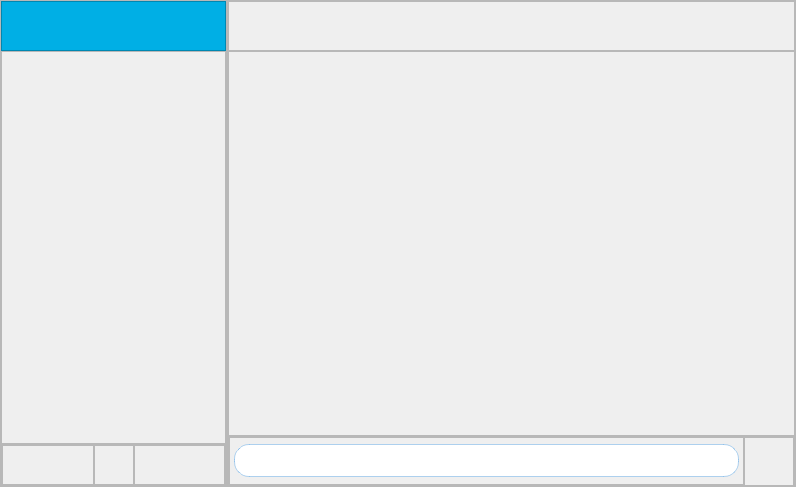
<?xml version="1.0" encoding="UTF-8"?>
<ui version="4.0">
 <class>MainWindow</class>
 <widget class="QMainWindow" name="MainWindow">
  <property name="geometry">
   <rect>
    <x>0</x>
    <y>0</y>
    <width>796</width>
    <height>487</height>
   </rect>
  </property>
  <property name="windowTitle">
   <string>MainWindow</string>
  </property>
  <property name="styleSheet">
   <string notr="true">/*this id global style*/

#lineEdit,#lineEdit_2,#lineEdit_3,#lineEdit_4,#lineEdit_5,#lineEdit_6,#lineEdit_7 {
  padding: 5px 10px;
  font-size: 16px;
  border: 1px solid rgba(0, 116, 217, 0.2);
  border-radius: 5px;
  text-align: center;
  text-decoration: none;
  background-color: white; /* Blue color */
  color: #000; /* White text color */
  outline: none; /* Remove the default input outline */

}

#lineEdit:hover,#lineEdit_2:hover,#lineEdit_3:hover,#lineEdit_4:hover,#lineEdit_5:hover,#lineEdit_6:hover,#lineEdit_7:hover {
  background-color: rgba(220, 220, 220,0.5); /* Darker blue on hover */
}
</string>
  </property>
  <widget class="QWidget" name="centralwidget">
   <layout class="QVBoxLayout" name="verticalLayout">
    <property name="spacing">
     <number>0</number>
    </property>
    <property name="leftMargin">
     <number>0</number>
    </property>
    <property name="topMargin">
     <number>0</number>
    </property>
    <property name="rightMargin">
     <number>0</number>
    </property>
    <property name="bottomMargin">
     <number>0</number>
    </property>
    <item>
     <widget class="QStackedWidget" name="stackedWidget">
      <property name="sizeIncrement">
       <size>
        <width>16</width>
        <height>9</height>
       </size>
      </property>
      <property name="baseSize">
       <size>
        <width>4</width>
        <height>8</height>
       </size>
      </property>
      <property name="frameShape">
       <enum>QFrame::NoFrame</enum>
      </property>
      <widget class="QWidget" name="page_2">
       <property name="sizePolicy">
        <sizepolicy hsizetype="Preferred" vsizetype="Preferred">
         <horstretch>0</horstretch>
         <verstretch>0</verstretch>
        </sizepolicy>
       </property>
       <layout class="QHBoxLayout" name="horizontalLayout_14">
        <property name="spacing">
         <number>0</number>
        </property>
        <property name="leftMargin">
         <number>0</number>
        </property>
        <property name="topMargin">
         <number>0</number>
        </property>
        <property name="rightMargin">
         <number>0</number>
        </property>
        <property name="bottomMargin">
         <number>0</number>
        </property>
        <item>
         <widget class="QFrame" name="frame">
          <property name="sizePolicy">
           <sizepolicy hsizetype="Preferred" vsizetype="Preferred">
            <horstretch>2</horstretch>
            <verstretch>0</verstretch>
           </sizepolicy>
          </property>
          <property name="minimumSize">
           <size>
            <width>200</width>
            <height>0</height>
           </size>
          </property>
          <property name="maximumSize">
           <size>
            <width>300</width>
            <height>16777215</height>
           </size>
          </property>
          <property name="frameShape">
           <enum>QFrame::StyledPanel</enum>
          </property>
          <property name="frameShadow">
           <enum>QFrame::Raised</enum>
          </property>
          <layout class="QVBoxLayout" name="verticalLayout_12">
           <property name="spacing">
            <number>0</number>
           </property>
           <property name="leftMargin">
            <number>0</number>
           </property>
           <property name="topMargin">
            <number>0</number>
           </property>
           <property name="rightMargin">
            <number>0</number>
           </property>
           <property name="bottomMargin">
            <number>0</number>
           </property>
           <item>
            <widget class="QFrame" name="frame_13">
             <property name="sizePolicy">
              <sizepolicy hsizetype="Preferred" vsizetype="Preferred">
               <horstretch>0</horstretch>
               <verstretch>1</verstretch>
              </sizepolicy>
             </property>
             <property name="minimumSize">
              <size>
               <width>0</width>
               <height>40</height>
              </size>
             </property>
             <property name="maximumSize">
              <size>
               <width>16777215</width>
               <height>50</height>
              </size>
             </property>
             <property name="styleSheet">
              <string notr="true">background-color:#00afe5;
</string>
             </property>
             <property name="frameShape">
              <enum>QFrame::StyledPanel</enum>
             </property>
             <property name="frameShadow">
              <enum>QFrame::Raised</enum>
             </property>
             <layout class="QHBoxLayout" name="horizontalLayout_21"/>
            </widget>
           </item>
           <item>
            <widget class="QFrame" name="frame_3">
             <property name="sizePolicy">
              <sizepolicy hsizetype="Preferred" vsizetype="Preferred">
               <horstretch>0</horstretch>
               <verstretch>3</verstretch>
              </sizepolicy>
             </property>
             <property name="frameShape">
              <enum>QFrame::StyledPanel</enum>
             </property>
             <property name="frameShadow">
              <enum>QFrame::Raised</enum>
             </property>
             <layout class="QVBoxLayout" name="verticalLayout_14">
              <property name="spacing">
               <number>0</number>
              </property>
              <property name="leftMargin">
               <number>0</number>
              </property>
              <property name="topMargin">
               <number>0</number>
              </property>
              <property name="rightMargin">
               <number>0</number>
              </property>
              <property name="bottomMargin">
               <number>0</number>
              </property>
             </layout>
            </widget>
           </item>
           <item>
            <widget class="QFrame" name="frame_4">
             <property name="minimumSize">
              <size>
               <width>0</width>
               <height>40</height>
              </size>
             </property>
             <property name="maximumSize">
              <size>
               <width>16777215</width>
               <height>50</height>
              </size>
             </property>
             <property name="frameShape">
              <enum>QFrame::StyledPanel</enum>
             </property>
             <property name="frameShadow">
              <enum>QFrame::Raised</enum>
             </property>
             <layout class="QHBoxLayout" name="horizontalLayout_19">
              <property name="spacing">
               <number>0</number>
              </property>
              <property name="leftMargin">
               <number>0</number>
              </property>
              <property name="topMargin">
               <number>0</number>
              </property>
              <property name="rightMargin">
               <number>0</number>
              </property>
              <property name="bottomMargin">
               <number>0</number>
              </property>
              <item>
               <widget class="QFrame" name="frame_12">
                <property name="frameShape">
                 <enum>QFrame::StyledPanel</enum>
                </property>
                <property name="frameShadow">
                 <enum>QFrame::Raised</enum>
                </property>
               </widget>
              </item>
              <item>
               <widget class="QFrame" name="frame_10">
                <property name="minimumSize">
                 <size>
                  <width>40</width>
                  <height>40</height>
                 </size>
                </property>
                <property name="maximumSize">
                 <size>
                  <width>40</width>
                  <height>40</height>
                 </size>
                </property>
                <property name="frameShape">
                 <enum>QFrame::StyledPanel</enum>
                </property>
                <property name="frameShadow">
                 <enum>QFrame::Raised</enum>
                </property>
                <layout class="QHBoxLayout" name="horizontalLayout_20" stretch="0">
                 <property name="spacing">
                  <number>0</number>
                 </property>
                 <property name="leftMargin">
                  <number>4</number>
                 </property>
                 <property name="topMargin">
                  <number>4</number>
                 </property>
                 <property name="rightMargin">
                  <number>4</number>
                 </property>
                 <property name="bottomMargin">
                  <number>4</number>
                 </property>
                 <item>
                  <widget class="QLabel" name="label_14">
                   <property name="text">
                    <string/>
                   </property>
                   <property name="pixmap">
                    <pixmap resource="login_image.qrc">:/images/setting-icon.svg</pixmap>
                   </property>
                   <property name="scaledContents">
                    <bool>true</bool>
                   </property>
                  </widget>
                 </item>
                </layout>
               </widget>
              </item>
              <item>
               <widget class="QFrame" name="frame_11">
                <property name="frameShape">
                 <enum>QFrame::StyledPanel</enum>
                </property>
                <property name="frameShadow">
                 <enum>QFrame::Raised</enum>
                </property>
               </widget>
              </item>
             </layout>
            </widget>
           </item>
          </layout>
         </widget>
        </item>
        <item>
         <widget class="QFrame" name="frame_2">
          <property name="sizePolicy">
           <sizepolicy hsizetype="Preferred" vsizetype="Preferred">
            <horstretch>5</horstretch>
            <verstretch>0</verstretch>
           </sizepolicy>
          </property>
          <property name="frameShape">
           <enum>QFrame::StyledPanel</enum>
          </property>
          <property name="frameShadow">
           <enum>QFrame::Raised</enum>
          </property>
          <layout class="QVBoxLayout" name="verticalLayout_13">
           <property name="spacing">
            <number>0</number>
           </property>
           <property name="leftMargin">
            <number>0</number>
           </property>
           <property name="topMargin">
            <number>0</number>
           </property>
           <property name="rightMargin">
            <number>0</number>
           </property>
           <property name="bottomMargin">
            <number>0</number>
           </property>
           <item>
            <widget class="QFrame" name="frame_7">
             <property name="minimumSize">
              <size>
               <width>0</width>
               <height>40</height>
              </size>
             </property>
             <property name="maximumSize">
              <size>
               <width>16777215</width>
               <height>50</height>
              </size>
             </property>
             <property name="frameShape">
              <enum>QFrame::StyledPanel</enum>
             </property>
             <property name="frameShadow">
              <enum>QFrame::Raised</enum>
             </property>
            </widget>
           </item>
           <item>
            <widget class="QFrame" name="frame_5">
             <property name="frameShape">
              <enum>QFrame::StyledPanel</enum>
             </property>
             <property name="frameShadow">
              <enum>QFrame::Raised</enum>
             </property>
             <layout class="QHBoxLayout" name="horizontalLayout_16"/>
            </widget>
           </item>
           <item>
            <widget class="QFrame" name="frame_6">
             <property name="minimumSize">
              <size>
               <width>0</width>
               <height>50</height>
              </size>
             </property>
             <property name="maximumSize">
              <size>
               <width>16777215</width>
               <height>50</height>
              </size>
             </property>
             <property name="frameShape">
              <enum>QFrame::StyledPanel</enum>
             </property>
             <property name="frameShadow">
              <enum>QFrame::Raised</enum>
             </property>
             <layout class="QHBoxLayout" name="horizontalLayout_15">
              <property name="spacing">
               <number>0</number>
              </property>
              <property name="leftMargin">
               <number>0</number>
              </property>
              <property name="topMargin">
               <number>0</number>
              </property>
              <property name="rightMargin">
               <number>0</number>
              </property>
              <property name="bottomMargin">
               <number>0</number>
              </property>
              <item>
               <widget class="QFrame" name="frame_8">
                <property name="minimumSize">
                 <size>
                  <width>0</width>
                  <height>30</height>
                 </size>
                </property>
                <property name="maximumSize">
                 <size>
                  <width>16777215</width>
                  <height>50</height>
                 </size>
                </property>
                <property name="frameShape">
                 <enum>QFrame::StyledPanel</enum>
                </property>
                <property name="frameShadow">
                 <enum>QFrame::Raised</enum>
                </property>
                <layout class="QHBoxLayout" name="horizontalLayout_17">
                 <property name="spacing">
                  <number>0</number>
                 </property>
                 <property name="leftMargin">
                  <number>4</number>
                 </property>
                 <property name="topMargin">
                  <number>0</number>
                 </property>
                 <property name="rightMargin">
                  <number>4</number>
                 </property>
                 <property name="bottomMargin">
                  <number>0</number>
                 </property>
                 <item>
                  <widget class="QLineEdit" name="lineEdit_8">
                   <property name="styleSheet">
                    <string notr="true">#lineEdit_8 {
  padding: 5px 10px;
  font-size: 16px;
  border: 1px solid rgba(0, 116, 217, 0.3);
  border-radius: 15px;
  text-align: center;
  text-decoration: none;
  background-color: white; /* Blue color */
  color: #000; /* White text color */
  outline: none; /* Remove the default input outline */

}

#lineEdit_8:hover {
  background-color: rgba(220, 220, 220,0.5); /* Darker blue on hover */
}</string>
                   </property>
                  </widget>
                 </item>
                </layout>
               </widget>
              </item>
              <item>
               <widget class="QFrame" name="frame_9">
                <property name="minimumSize">
                 <size>
                  <width>50</width>
                  <height>50</height>
                 </size>
                </property>
                <property name="maximumSize">
                 <size>
                  <width>50</width>
                  <height>50</height>
                 </size>
                </property>
                <property name="frameShape">
                 <enum>QFrame::StyledPanel</enum>
                </property>
                <property name="frameShadow">
                 <enum>QFrame::Raised</enum>
                </property>
                <layout class="QHBoxLayout" name="horizontalLayout_18" stretch="0">
                 <property name="spacing">
                  <number>5</number>
                 </property>
                 <property name="leftMargin">
                  <number>5</number>
                 </property>
                 <property name="topMargin">
                  <number>5</number>
                 </property>
                 <property name="rightMargin">
                  <number>5</number>
                 </property>
                 <property name="bottomMargin">
                  <number>5</number>
                 </property>
                 <item>
                  <widget class="QLabel" name="label_13">
                   <property name="text">
                    <string/>
                   </property>
                   <property name="pixmap">
                    <pixmap resource="login_image.qrc">:/images/send_mail.svg</pixmap>
                   </property>
                   <property name="scaledContents">
                    <bool>true</bool>
                   </property>
                   <property name="alignment">
                    <set>Qt::AlignCenter</set>
                   </property>
                  </widget>
                 </item>
                </layout>
               </widget>
              </item>
             </layout>
            </widget>
           </item>
          </layout>
         </widget>
        </item>
       </layout>
      </widget>
      <widget class="QWidget" name="page_1">
       <layout class="QHBoxLayout" name="horizontalLayout_6">
        <property name="bottomMargin">
         <number>0</number>
        </property>
        <item>
         <widget class="QWidget" name="widget" native="true">
          <layout class="QVBoxLayout" name="verticalLayout_2">
           <property name="bottomMargin">
            <number>0</number>
           </property>
           <item>
            <widget class="QWidget" name="widget_4" native="true">
             <layout class="QHBoxLayout" name="horizontalLayout_3">
              <item>
               <widget class="QWidget" name="widget_2" native="true">
                <property name="sizePolicy">
                 <sizepolicy hsizetype="Preferred" vsizetype="Preferred">
                  <horstretch>0</horstretch>
                  <verstretch>0</verstretch>
                 </sizepolicy>
                </property>
                <property name="minimumSize">
                 <size>
                  <width>300</width>
                  <height>0</height>
                 </size>
                </property>
                <layout class="QVBoxLayout" name="verticalLayout_3">
                 <property name="spacing">
                  <number>1</number>
                 </property>
                 <property name="leftMargin">
                  <number>1</number>
                 </property>
                 <property name="topMargin">
                  <number>1</number>
                 </property>
                 <property name="rightMargin">
                  <number>1</number>
                 </property>
                 <property name="bottomMargin">
                  <number>1</number>
                 </property>
                 <item>
                  <widget class="QWidget" name="widget_8" native="true">
                   <layout class="QGridLayout" name="gridLayout">
                    <item row="0" column="0">
                     <widget class="QLabel" name="label_3">
                      <property name="font">
                       <font>
                        <family>Jomolhari</family>
                        <pointsize>35</pointsize>
                       </font>
                      </property>
                      <property name="styleSheet">
                       <string notr="true"/>
                      </property>
                      <property name="frameShape">
                       <enum>QFrame::NoFrame</enum>
                      </property>
                      <property name="lineWidth">
                       <number>1</number>
                      </property>
                      <property name="midLineWidth">
                       <number>0</number>
                      </property>
                      <property name="text">
                       <string>LogIn</string>
                      </property>
                      <property name="textFormat">
                       <enum>Qt::AutoText</enum>
                      </property>
                     </widget>
                    </item>
                   </layout>
                  </widget>
                 </item>
                 <item>
                  <widget class="QWidget" name="widget_10" native="true">
                   <property name="minimumSize">
                    <size>
                     <width>300</width>
                     <height>100</height>
                    </size>
                   </property>
                   <widget class="QLineEdit" name="lineEdit">
                    <property name="geometry">
                     <rect>
                      <x>60</x>
                      <y>10</y>
                      <width>231</width>
                      <height>31</height>
                     </rect>
                    </property>
                   </widget>
                   <widget class="QLineEdit" name="lineEdit_2">
                    <property name="geometry">
                     <rect>
                      <x>60</x>
                      <y>50</y>
                      <width>231</width>
                      <height>31</height>
                     </rect>
                    </property>
                   </widget>
                   <widget class="QLabel" name="label">
                    <property name="geometry">
                     <rect>
                      <x>10</x>
                      <y>50</y>
                      <width>41</width>
                      <height>17</height>
                     </rect>
                    </property>
                    <property name="font">
                     <font>
                      <family>Comfortaa</family>
                     </font>
                    </property>
                    <property name="text">
                     <string>Pass</string>
                    </property>
                   </widget>
                   <widget class="QLabel" name="label_2">
                    <property name="geometry">
                     <rect>
                      <x>10</x>
                      <y>10</y>
                      <width>41</width>
                      <height>17</height>
                     </rect>
                    </property>
                    <property name="font">
                     <font>
                      <family>Comfortaa</family>
                     </font>
                    </property>
                    <property name="text">
                     <string>Email</string>
                    </property>
                   </widget>
                   <widget class="QCheckBox" name="checkBox">
                    <property name="geometry">
                     <rect>
                      <x>60</x>
                      <y>90</y>
                      <width>92</width>
                      <height>24</height>
                     </rect>
                    </property>
                    <property name="font">
                     <font>
                      <family>Comfortaa</family>
                     </font>
                    </property>
                    <property name="styleSheet">
                     <string notr="true">#checkBox::indicator{
  border: 1px solid rgba(0, 116, 217, 0.2);
  border-radius: 2px;

}
#checkBox::indicator:unchecked {
    background-color:white;
}
#checkBox::indicator:checked {
    background-color:rgba(0, 0, 0, 0.4);
}</string>
                    </property>
                    <property name="text">
                     <string>save</string>
                    </property>
                   </widget>
                  </widget>
                 </item>
                 <item>
                  <widget class="QWidget" name="widget_9" native="true">
                   <property name="maximumSize">
                    <size>
                     <width>16777215</width>
                     <height>16777215</height>
                    </size>
                   </property>
                   <layout class="QHBoxLayout" name="horizontalLayout_13">
                    <property name="leftMargin">
                     <number>66</number>
                    </property>
                    <item>
                     <widget class="QLabel" name="label_12">
                      <property name="minimumSize">
                       <size>
                        <width>100</width>
                        <height>80</height>
                       </size>
                      </property>
                      <property name="maximumSize">
                       <size>
                        <width>100</width>
                        <height>85</height>
                       </size>
                      </property>
                      <property name="text">
                       <string/>
                      </property>
                      <property name="pixmap">
                       <pixmap resource="login_image.qrc">:/images/mail_image_01.svg</pixmap>
                      </property>
                      <property name="scaledContents">
                       <bool>true</bool>
                      </property>
                     </widget>
                    </item>
                   </layout>
                  </widget>
                 </item>
                </layout>
               </widget>
              </item>
              <item>
               <widget class="QWidget" name="widget_7" native="true">
                <property name="sizePolicy">
                 <sizepolicy hsizetype="Preferred" vsizetype="Preferred">
                  <horstretch>0</horstretch>
                  <verstretch>0</verstretch>
                 </sizepolicy>
                </property>
                <property name="minimumSize">
                 <size>
                  <width>0</width>
                  <height>350</height>
                 </size>
                </property>
                <layout class="QHBoxLayout" name="horizontalLayout_4">
                 <item>
                  <widget class="QLabel" name="label_4">
                   <property name="minimumSize">
                    <size>
                     <width>400</width>
                     <height>200</height>
                    </size>
                   </property>
                   <property name="maximumSize">
                    <size>
                     <width>700</width>
                     <height>666</height>
                    </size>
                   </property>
                   <property name="text">
                    <string/>
                   </property>
                   <property name="pixmap">
                    <pixmap resource="login_image.qrc">:/images/login_image_02.svg</pixmap>
                   </property>
                   <property name="scaledContents">
                    <bool>true</bool>
                   </property>
                   <property name="alignment">
                    <set>Qt::AlignJustify|Qt::AlignVCenter</set>
                   </property>
                   <property name="wordWrap">
                    <bool>false</bool>
                   </property>
                  </widget>
                 </item>
                </layout>
               </widget>
              </item>
             </layout>
            </widget>
           </item>
           <item>
            <widget class="QWidget" name="widget_3" native="true">
             <property name="maximumSize">
              <size>
               <width>16777215</width>
               <height>45</height>
              </size>
             </property>
             <layout class="QHBoxLayout" name="horizontalLayout">
              <property name="spacing">
               <number>0</number>
              </property>
              <property name="leftMargin">
               <number>21</number>
              </property>
              <property name="topMargin">
               <number>0</number>
              </property>
              <property name="rightMargin">
               <number>0</number>
              </property>
              <property name="bottomMargin">
               <number>0</number>
              </property>
              <item>
               <widget class="QWidget" name="widget_6" native="true">
                <layout class="QHBoxLayout" name="horizontalLayout_5">
                 <item>
                  <widget class="QLabel" name="label_5">
                   <property name="text">
                    <string/>
                   </property>
                  </widget>
                 </item>
                 <item>
                  <widget class="QPushButton" name="pushButton_8">
                   <property name="text">
                    <string>Test</string>
                   </property>
                  </widget>
                 </item>
                 <item>
                  <widget class="QPushButton" name="pushButton_7">
                   <property name="text">
                    <string>database</string>
                   </property>
                  </widget>
                 </item>
                 <item>
                  <widget class="QPushButton" name="pushButton_6">
                   <property name="text">
                    <string>get mails</string>
                   </property>
                  </widget>
                 </item>
                 <item>
                  <widget class="QPushButton" name="pushButton_3">
                   <property name="text">
                    <string>send mail</string>
                   </property>
                  </widget>
                 </item>
                </layout>
               </widget>
              </item>
              <item>
               <widget class="QWidget" name="widget_5" native="true">
                <property name="maximumSize">
                 <size>
                  <width>250</width>
                  <height>16777215</height>
                 </size>
                </property>
                <layout class="QHBoxLayout" name="horizontalLayout_2">
                 <property name="spacing">
                  <number>10</number>
                 </property>
                 <property name="leftMargin">
                  <number>0</number>
                 </property>
                 <property name="topMargin">
                  <number>0</number>
                 </property>
                 <property name="rightMargin">
                  <number>0</number>
                 </property>
                 <property name="bottomMargin">
                  <number>0</number>
                 </property>
                 <item>
                  <widget class="QPushButton" name="pushButton_2">
                   <property name="styleSheet">
                    <string notr="true">#pushButton_2 {
  padding: 5px 10px;
  font-size: 16px;
  border: 1px solid rgba(0, 116, 217, 0.2);
  border-radius: 5px;
  text-align: center;
  text-decoration: none;
  background-color: #fff; /* Blue color */
  color:  #0074d9; /* White text color */
}

#pushButton_2:hover {
  background-color: rgb(220, 220, 220); /* Darker blue on hover */
}</string>
                   </property>
                   <property name="text">
                    <string>Quite</string>
                   </property>
                  </widget>
                 </item>
                 <item>
                  <widget class="QPushButton" name="pushButton">
                   <property name="styleSheet">
                    <string notr="true">#pushButton {
  padding: 5px 10px;
  font-size: 16px;
  border: none;
  border-radius: 5px;
  text-align: center;
  text-decoration: none;
  background-color: #0074d9; /* Blue color */
  color: #fff; /* White text color */
}

#pushButton:hover {
  background-color: #0056b3; /* Darker blue on hover */
}</string>
                   </property>
                   <property name="text">
                    <string>Validate</string>
                   </property>
                  </widget>
                 </item>
                </layout>
               </widget>
              </item>
             </layout>
            </widget>
           </item>
          </layout>
         </widget>
        </item>
       </layout>
      </widget>
      <widget class="QWidget" name="page">
       <layout class="QHBoxLayout" name="horizontalLayout_7">
        <property name="spacing">
         <number>1</number>
        </property>
        <property name="leftMargin">
         <number>1</number>
        </property>
        <property name="topMargin">
         <number>1</number>
        </property>
        <property name="rightMargin">
         <number>1</number>
        </property>
        <property name="bottomMargin">
         <number>15</number>
        </property>
        <item>
         <widget class="QWidget" name="widget" native="true">
          <property name="sizePolicy">
           <sizepolicy hsizetype="Preferred" vsizetype="Preferred">
            <horstretch>1</horstretch>
            <verstretch>0</verstretch>
           </sizepolicy>
          </property>
         </widget>
        </item>
        <item>
         <widget class="QWidget" name="widget_3" native="true">
          <property name="sizePolicy">
           <sizepolicy hsizetype="Preferred" vsizetype="Preferred">
            <horstretch>5</horstretch>
            <verstretch>0</verstretch>
           </sizepolicy>
          </property>
          <property name="maximumSize">
           <size>
            <width>700</width>
            <height>16777215</height>
           </size>
          </property>
          <layout class="QVBoxLayout" name="verticalLayout_4">
           <property name="spacing">
            <number>1</number>
           </property>
           <property name="leftMargin">
            <number>1</number>
           </property>
           <property name="topMargin">
            <number>1</number>
           </property>
           <property name="rightMargin">
            <number>1</number>
           </property>
           <property name="bottomMargin">
            <number>1</number>
           </property>
           <item>
            <widget class="QWidget" name="widget_4" native="true">
             <property name="sizePolicy">
              <sizepolicy hsizetype="Preferred" vsizetype="Preferred">
               <horstretch>0</horstretch>
               <verstretch>2</verstretch>
              </sizepolicy>
             </property>
             <layout class="QHBoxLayout" name="horizontalLayout_8">
              <item>
               <widget class="QLabel" name="label_6">
                <property name="minimumSize">
                 <size>
                  <width>130</width>
                  <height>50</height>
                 </size>
                </property>
                <property name="maximumSize">
                 <size>
                  <width>16777215</width>
                  <height>16777215</height>
                 </size>
                </property>
                <property name="font">
                 <font>
                  <pointsize>30</pointsize>
                 </font>
                </property>
                <property name="text">
                 <string>SingUp</string>
                </property>
                <property name="alignment">
                 <set>Qt::AlignCenter</set>
                </property>
               </widget>
              </item>
             </layout>
            </widget>
           </item>
           <item>
            <widget class="QWidget" name="widget_5" native="true">
             <property name="sizePolicy">
              <sizepolicy hsizetype="Preferred" vsizetype="Preferred">
               <horstretch>0</horstretch>
               <verstretch>5</verstretch>
              </sizepolicy>
             </property>
             <property name="maximumSize">
              <size>
               <width>16777215</width>
               <height>300</height>
              </size>
             </property>
             <layout class="QVBoxLayout" name="verticalLayout_5">
              <property name="spacing">
               <number>1</number>
              </property>
              <property name="leftMargin">
               <number>1</number>
              </property>
              <property name="topMargin">
               <number>1</number>
              </property>
              <property name="rightMargin">
               <number>1</number>
              </property>
              <property name="bottomMargin">
               <number>1</number>
              </property>
              <item>
               <widget class="QWidget" name="widget_7" native="true">
                <property name="sizePolicy">
                 <sizepolicy hsizetype="Preferred" vsizetype="Preferred">
                  <horstretch>0</horstretch>
                  <verstretch>1</verstretch>
                 </sizepolicy>
                </property>
                <layout class="QHBoxLayout" name="horizontalLayout_9">
                 <property name="spacing">
                  <number>0</number>
                 </property>
                 <property name="leftMargin">
                  <number>0</number>
                 </property>
                 <property name="topMargin">
                  <number>0</number>
                 </property>
                 <property name="rightMargin">
                  <number>0</number>
                 </property>
                 <property name="bottomMargin">
                  <number>0</number>
                 </property>
                 <item>
                  <widget class="QWidget" name="widget_9" native="true">
                   <layout class="QHBoxLayout" name="horizontalLayout_11">
                    <property name="spacing">
                     <number>0</number>
                    </property>
                    <property name="leftMargin">
                     <number>0</number>
                    </property>
                    <property name="topMargin">
                     <number>0</number>
                    </property>
                    <property name="rightMargin">
                     <number>0</number>
                    </property>
                    <property name="bottomMargin">
                     <number>0</number>
                    </property>
                    <item>
                     <widget class="QWidget" name="widget_13" native="true">
                      <property name="sizePolicy">
                       <sizepolicy hsizetype="Preferred" vsizetype="Preferred">
                        <horstretch>1</horstretch>
                        <verstretch>0</verstretch>
                       </sizepolicy>
                      </property>
                      <layout class="QVBoxLayout" name="verticalLayout_7">
                       <item>
                        <widget class="QLabel" name="label_7">
                         <property name="text">
                          <string>fisrt name</string>
                         </property>
                        </widget>
                       </item>
                       <item>
                        <widget class="QLineEdit" name="lineEdit_5">
                         <property name="styleSheet">
                          <string notr="true"/>
                         </property>
                        </widget>
                       </item>
                      </layout>
                     </widget>
                    </item>
                    <item>
                     <widget class="QWidget" name="widget_14" native="true">
                      <property name="sizePolicy">
                       <sizepolicy hsizetype="Preferred" vsizetype="Preferred">
                        <horstretch>1</horstretch>
                        <verstretch>0</verstretch>
                       </sizepolicy>
                      </property>
                      <layout class="QVBoxLayout" name="verticalLayout_8">
                       <item>
                        <widget class="QLabel" name="label_8">
                         <property name="text">
                          <string>last name</string>
                         </property>
                        </widget>
                       </item>
                       <item>
                        <widget class="QLineEdit" name="lineEdit_6"/>
                       </item>
                      </layout>
                     </widget>
                    </item>
                   </layout>
                  </widget>
                 </item>
                </layout>
               </widget>
              </item>
              <item>
               <widget class="QWidget" name="widget_8" native="true">
                <property name="sizePolicy">
                 <sizepolicy hsizetype="Preferred" vsizetype="Preferred">
                  <horstretch>0</horstretch>
                  <verstretch>3</verstretch>
                 </sizepolicy>
                </property>
                <layout class="QHBoxLayout" name="horizontalLayout_10">
                 <property name="spacing">
                  <number>0</number>
                 </property>
                 <property name="leftMargin">
                  <number>0</number>
                 </property>
                 <property name="topMargin">
                  <number>0</number>
                 </property>
                 <property name="rightMargin">
                  <number>0</number>
                 </property>
                 <property name="bottomMargin">
                  <number>0</number>
                 </property>
                 <item>
                  <widget class="QWidget" name="widget_12" native="true">
                   <layout class="QVBoxLayout" name="verticalLayout_6">
                    <property name="spacing">
                     <number>1</number>
                    </property>
                    <property name="leftMargin">
                     <number>1</number>
                    </property>
                    <property name="topMargin">
                     <number>1</number>
                    </property>
                    <property name="rightMargin">
                     <number>1</number>
                    </property>
                    <property name="bottomMargin">
                     <number>1</number>
                    </property>
                    <item>
                     <widget class="QWidget" name="widget_17" native="true">
                      <layout class="QVBoxLayout" name="verticalLayout_9">
                       <item>
                        <widget class="QLabel" name="label_9">
                         <property name="text">
                          <string>E-mail</string>
                         </property>
                        </widget>
                       </item>
                       <item>
                        <widget class="QLineEdit" name="lineEdit_3"/>
                       </item>
                      </layout>
                     </widget>
                    </item>
                    <item>
                     <widget class="QWidget" name="widget_15" native="true">
                      <layout class="QVBoxLayout" name="verticalLayout_10">
                       <item>
                        <widget class="QLabel" name="label_10">
                         <property name="text">
                          <string>password</string>
                         </property>
                        </widget>
                       </item>
                       <item>
                        <widget class="QLineEdit" name="lineEdit_4"/>
                       </item>
                      </layout>
                     </widget>
                    </item>
                    <item>
                     <widget class="QWidget" name="widget_16" native="true">
                      <layout class="QVBoxLayout" name="verticalLayout_11">
                       <item>
                        <widget class="QLabel" name="label_11">
                         <property name="text">
                          <string>password</string>
                         </property>
                        </widget>
                       </item>
                       <item>
                        <widget class="QLineEdit" name="lineEdit_7"/>
                       </item>
                      </layout>
                     </widget>
                    </item>
                   </layout>
                  </widget>
                 </item>
                </layout>
               </widget>
              </item>
             </layout>
            </widget>
           </item>
           <item alignment="Qt::AlignBottom">
            <widget class="QWidget" name="widget_6" native="true">
             <property name="sizePolicy">
              <sizepolicy hsizetype="Preferred" vsizetype="Preferred">
               <horstretch>0</horstretch>
               <verstretch>1</verstretch>
              </sizepolicy>
             </property>
             <layout class="QHBoxLayout" name="horizontalLayout_12">
              <property name="bottomMargin">
               <number>5</number>
              </property>
              <item>
               <widget class="QPushButton" name="pushButton_5">
                <property name="styleSheet">
                 <string notr="true">#pushButton_5 {
  padding: 5px 10px;
  font-size: 16px;
  border: 1px solid rgba(0, 116, 217,0.5);
  border-radius: 5px;
  text-align: center;
  text-decoration: none;
  background-color: #fff; /* Blue color */
  color:  #0074d9; /* White text color */

}

#pushButton_5:hover {
  background-color: rgb(220, 220, 220); /* Darker blue on hover */
}</string>
                </property>
                <property name="text">
                 <string>Back to login</string>
                </property>
               </widget>
              </item>
              <item>
               <widget class="QPushButton" name="pushButton_4">
                <property name="styleSheet">
                 <string notr="true">#pushButton_4 {
  padding: 5px 10px;
  font-size: 16px;
  border: none;
  border-radius: 5px;
  text-align: center;
  text-decoration: none;
  background-color: #0074d9; /* Blue color */
  color: #fff; /* White text color */
}

#pushButton_4:hover {
  background-color: #0056b3; /* Darker blue on hover */
}</string>
                </property>
                <property name="text">
                 <string>Register</string>
                </property>
               </widget>
              </item>
             </layout>
            </widget>
           </item>
          </layout>
         </widget>
        </item>
        <item>
         <widget class="QWidget" name="widget_2" native="true">
          <property name="sizePolicy">
           <sizepolicy hsizetype="Preferred" vsizetype="Preferred">
            <horstretch>1</horstretch>
            <verstretch>0</verstretch>
           </sizepolicy>
          </property>
         </widget>
        </item>
       </layout>
      </widget>
     </widget>
    </item>
   </layout>
  </widget>
  <widget class="QMenuBar" name="menubar">
   <property name="geometry">
    <rect>
     <x>0</x>
     <y>0</y>
     <width>796</width>
     <height>22</height>
    </rect>
   </property>
  </widget>
 </widget>
 <resources>
  <include location="login_image.qrc"/>
 </resources>
 <connections/>
</ui>
